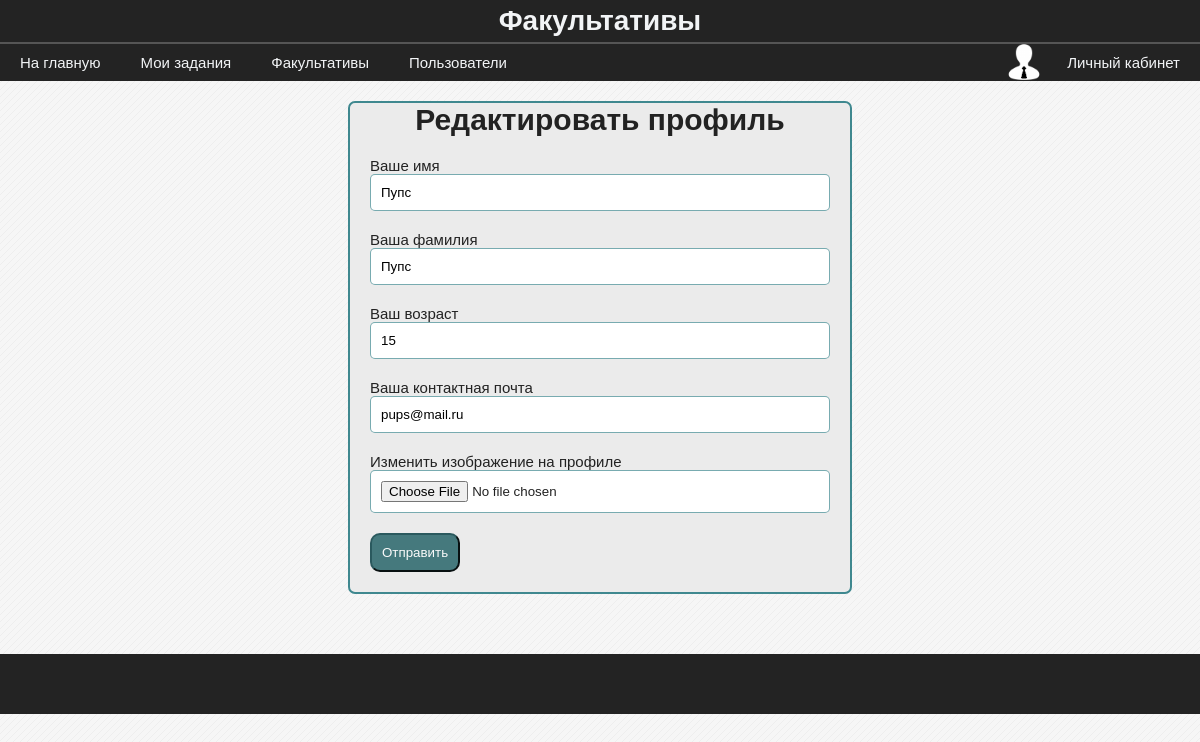
Page /edit_user/3 (signed in) on the committed database.
### data/model_users.py (models this page shows, shortened)
class User(SqlAlchemyBase, UserMixin, SerializerMixin):
    __tablename__ = 'users'
    id = sqlalchemy.Column(sqlalchemy.Integer,
                           primary_key=True, autoincrement=True)
    surname = sqlalchemy.Column(sqlalchemy.String)
    name = sqlalchemy.Column(sqlalchemy.String)
    age = sqlalchemy.Column(sqlalchemy.Integer)
    email = sqlalchemy.Column(sqlalchemy.String)
    type = sqlalchemy.Column(sqlalchemy.Integer)
    last_time_in = sqlalchemy.Column(sqlalchemy.String,
                                     default=time.ctime)
    hashed_password = sqlalchemy.Column(sqlalchemy.String)
    photo = sqlalchemy.orm.relation("File", uselist=False)
    groups = sqlalchemy.orm.relation("Group",
                                     secondary="users_to_groups",
                                     backref="users")

### blueprints/users.py (the view)
@blueprint.route('/edit_user/<int:user_id>', methods=['GET', 'POST'])
@login_required
def edit_user(user_id):
    if user_id != current_user.id:
        abort(403)
    form = FormEditUser()
    session = db_session.create_session()
    user = session.query(User).get(user_id)
    if form.validate_on_submit():
        user.name = form.name.data
        user.surname = form.surname.data
        user.age = form.age.data
        user.email = form.email.data
        if form.photo.data:
            delete_file_if_exists(file=user.photo, session=session)
            user.photo = save_file(data=form.photo.data, path=f'static/downloads/user_{user_id}')
        session.commit()
        return redirect(f'/user/{user_id}')
    else:
        form.name.data = user.name
        form.surname.data = user.surname
        form.age.data = user.age
        form.email.data = user.email
        return render_template('form_edit_user.html', form=form)

### forms/form_edit_user.py (shortened to what this page needs)
class FormEditUser(FlaskForm):
    name = StringField('Ваше имя', validators=[DataRequired(message='Поле должно быть заполнено')])
    surname = StringField('Ваша фамилия', validators=[DataRequired(message='Поле должно быть заполнено')])
    age = IntegerField('Ваш возраст', validators=[DataRequired(message='Поле должно быть заполнено'),
                                                  NumberRange(min=6, max=115, message='Возраст должен быть в промежутке от 6 лет до 115')])
    email = StringField('Ваша контактная почта', validators=[DataRequired(message='Поле должно быть заполнено'), Email(message='Неккоректно задана почта')])
    photo = FileField('Изменить изображение на профиле')
    submit = SubmitField('Отправить')

### blueprints/user_authenticate.py (called while the page is built)
@login_manager.user_loader
def user_load(user_id):
    session = db_session.create_session()
    return session.query(User).get(user_id)

### data/db_session.py (called while the page is built)
def create_session() -> Session:
    global __factory
    return __factory()

### templates/form_edit_user.html (shortened to what this page needs)
{% extends "base.html" %}
{% block content %}
    {% from "macros/render_field.html" import render_field %}
    <form method="post" class="form" enctype="multipart/form-data" novalidate>
        <h1 style="text-align: center;">Редактировать профиль</h1>
        {{ render_field(form.name, class="form-field") }}
        {{ render_field(form.surname, class="form-field") }}
        {{ render_field(form.age, class="form-field") }}
        {{ render_field(form.email, class="form-field") }}
        {{ render_field(form.photo, class="form-field") }}
        <section>
            {{ form.submit(class='blue-btn btn submit') }}
        </section>
    </form>
{% endblock %}

### templates/macros/render_field.html (shortened to what this page needs)
{% macro render_field(field) %}
    <section>
        {{ field.label() }}
        {{ field(**kwargs) }}
    </section>
{% endmacro %}

### static/css/stylesheet.css (style rules this page uses)
body { background-color: #f6f6f6; font-family: "Calibri", sans-serif; font-size: 15px; }
* { margin: 0; padding: 0; }
.btn { display: block; background: #ccc; padding: 10px; color: #333; border-radius: 5px; text-align: center; }
.blue-btn { background-color: rgba(51, 109, 114, 1); color: white; }
.form { background-color: rgba(235, 235, 235); border: 2px solid rgba(63, 136, 143); border-radius: 7px; margin: 20px auto; table-layout: fixed; width: 500px; }
.form section { margin: 20px; }
.form-field { background-color: #fff; border-radius: 5px; border: 1px solid rgba(63, 136, 143, 0.7); box-sizing: border-box; outline: none; padding: 10px; width: 100%; }
.submit { background-color: rgba(51, 109, 114, 0.9); border-color: rgba(41, 87, 91, 0.9); border-radius: 10px; color: rgb(250, 250, 250); cursor: pointer; margin-top: 15px; padding: 10px; }

### rows in the picture
User: name "Пупс", surname "Пупс", age "15", email "pups@mail.ru"

### other values in the picture
{{ field.label() }} "Ваше имя Ваша фамилия Ваш возраст Ваша контактная почта Изменить изображение на профиле"
